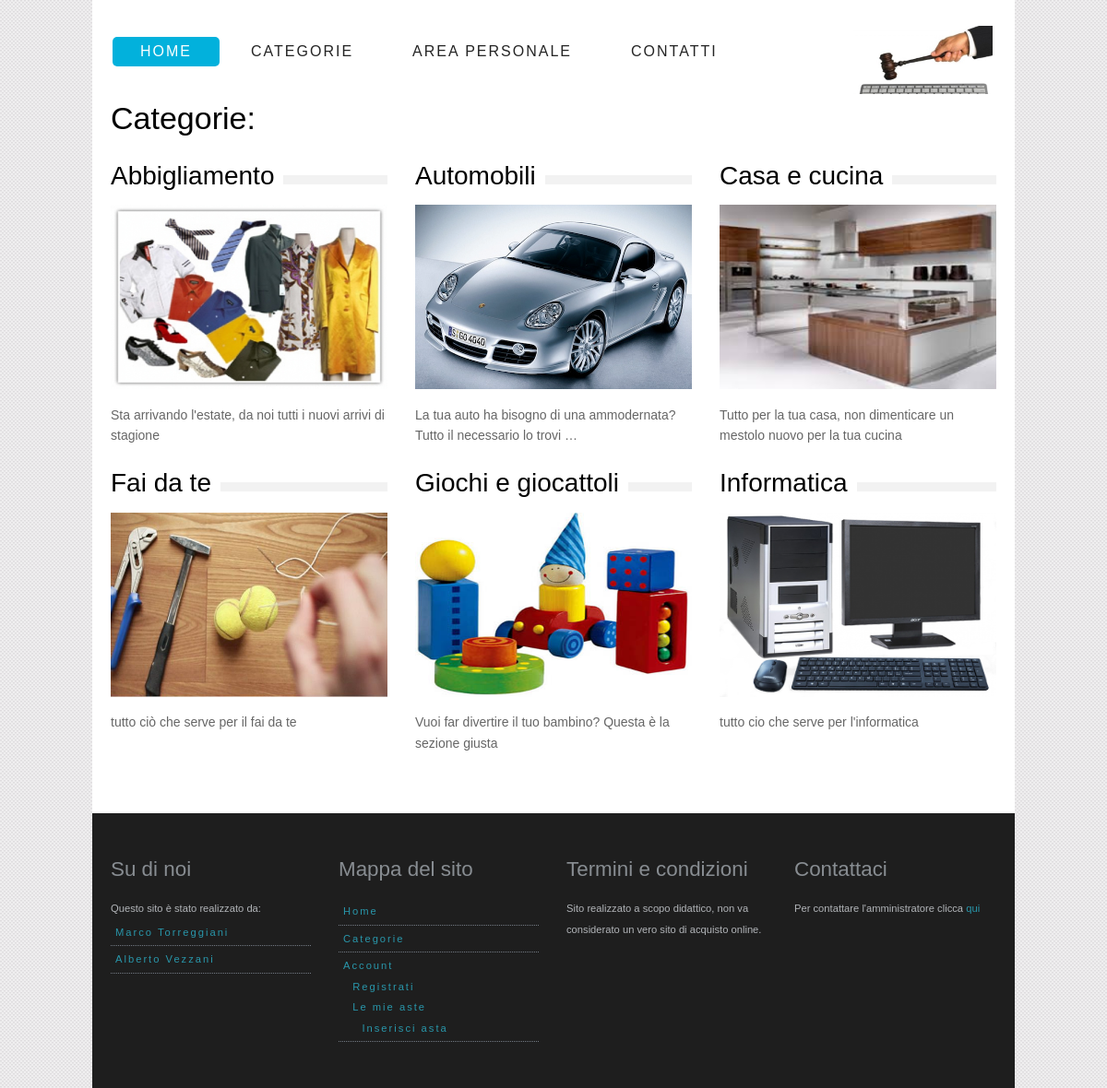
The page /categorie (signed in) on the database its author committed.
### AsteOnLine/models.py (models this page shows, shortened)
class Categoria (models.Model):
    nome = models.CharField(max_length=20, unique=True)
    foto = models.ImageField(upload_to=get_catName, default=settings.NO_MEDIA)
    descrizione = models.TextField(max_length=300)
    class Meta:
        verbose_name_plural = 'Categorie'

### AsteOnLine/views.py (the view)
# urls.py: url(r'^categorie$', login_required(views.Categorie.as_view(), login_url='/account/login'), name ='categorie'),
class Categorie (generic.ListView):
    template_name = 'AsteOnLine/categorie.html'
    context_object_name = 'categorie'
    def get_queryset(self):
        return Categoria.objects.all().order_by('nome')

### AsteOnLine/templates/AsteOnLine/categorie.html (shortened to what this page needs)
{% extends "AsteOnLine/base.html" %}
{% block body %}
    <h1>Categorie:</h1>
    {% for categoria in categorie %}
        {% if forloop.counter|divisibleby:3 %}
            <div class="one-third last">
        {% else %}
            <div class="one-third">
        {% endif %}
            <a href="{% url 'AsteOnLine:dettagliocategoria' categoria.id %}">
            <div class="heading_bg">
                <h2>{{ categoria.nome|capfirst }}</h2>
            </div>
            <img src="media/{{ categoria.foto }}" alt="" width="300px" height="200px" >
            </a>
            <p> {{ categoria.descrizione|truncatechars_html:73 }}</p>
        </div>
    {% endfor %}
{% endblock %}

### AsteOnLine/static/AsteOnLine/css/style.css (style rules this page uses)
html,body,div,span,applet,object,iframe,h1,h2,h3,h4,h5,h6,p,blockquote,pre,a,abbr,acronym,address,big,cite,code,del,dfn,em,font,img,ins,kbd,q,s,samp,small,strike,strong,sub,sup,tt,var,dl,dt,dd,ol,ul,li,fieldset,form,label,legend,table,caption,tbody,tfoot,thead,tr,th,td { margin:0;padding:0;border:0;outline:0;font-weight:inherit;font-style:inherit;font-family:inherit;vertical-align:baseline }
body { font-family: Arial, Helvetica, sans-serif; font-size: .875em; line-height: 1.6em; background: #fff url(../img/body_bg.png) fixed; color: #666; }
h1, h2, h3, h4 { font-family: "QuicksandBook", Arial, sans-serif }
h1 { font-size: 34px; padding: 0 0 20px; color: #000 }
h2, h3 { margin: 20px 0; color: #000; font-weight: normal; text-transform:normal }
h2 { font-size: 2em }
.heading_bg { background: url(../img/heading_bg.png) repeat-x 0 30px }
.heading_bg h1, .heading_bg h2, .heading_bg h3, .heading_bg h4 { background: #FFF; padding-right: 10px; display: inline-block }
p { padding: 10px 0; font-size: 1em; }
a { color: #2997AB; text-decoration: none }
.one, .one-half, .two-third, .one-third, .one-fourth, .one-fifth, .one-sixth ,.inner-content, .one-third-big { float:left; }
.one-half, .two-third, .one-third, .one-fourth, .one-fifth, .one-sixth, .inner-content,.one-third-big { margin-right: 30px; }
.one-third { width:300px; }
.last { margin-right: 0px!important; }

### rows shown on the page
Categoria: nome "Abbigliamento", foto (picture), descrizione "Sta arrivando l'estate, da noi tutti i nuovi arrivi di stagione"
Categoria: nome "Automobili", foto (picture), descrizione "La tua auto ha bisogno di una ammodernata? Tutto il necessario lo trovi …"
Categoria: nome "Casa e cucina", foto (picture), descrizione "Tutto per la tua casa, non dimenticare un mestolo nuovo per la tua cucina"
Categoria: nome "Fai da te", foto (picture), descrizione "tutto ciò che serve per il fai da te"
Categoria: nome "Giochi e giocattoli", foto (picture), descrizione "Vuoi far divertire il tuo bambino? Questa è la sezione giusta"
Categoria: nome "Informatica", foto (picture), descrizione "tutto cio che serve per l'informatica"
